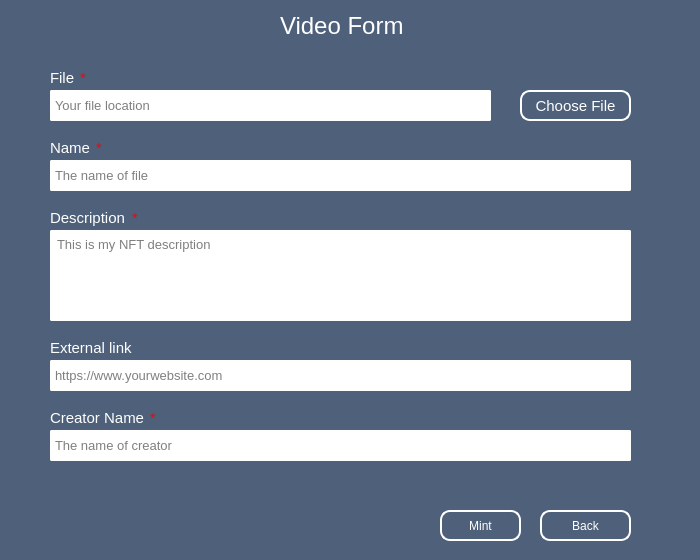
<?xml version="1.0" encoding="UTF-8"?>
<ui version="4.0">
 <class>Dialog</class>
 <widget class="QDialog" name="Dialog">
  <property name="geometry">
   <rect>
    <x>0</x>
    <y>0</y>
    <width>700</width>
    <height>560</height>
   </rect>
  </property>
  <property name="windowTitle">
   <string>Dialog</string>
  </property>
  <property name="styleSheet">
   <string notr="true">QWidget{
        background: #4e607a;
    }
QLabel{
        color: #ffffff;
    }
QLineEdit, QTextEdit {
        padding: 1px;

        border: 1.5px solid #ffffff;
        border-radius: 2px;
		background: #ffffff;
}
QPushButton{
	color: #ffffff;
    border: 2px solid #ffffff;
    border-radius: 10px;

}</string>
  </property>
  <widget class="QLabel" name="label_nama">
   <property name="geometry">
    <rect>
     <x>50</x>
     <y>140</y>
     <width>49</width>
     <height>16</height>
    </rect>
   </property>
   <property name="font">
    <font>
     <pointsize>11</pointsize>
    </font>
   </property>
   <property name="text">
    <string>Name</string>
   </property>
  </widget>
  <widget class="QLabel" name="label_deskripsi">
   <property name="geometry">
    <rect>
     <x>50</x>
     <y>210</y>
     <width>81</width>
     <height>16</height>
    </rect>
   </property>
   <property name="font">
    <font>
     <pointsize>11</pointsize>
    </font>
   </property>
   <property name="text">
    <string>Description</string>
   </property>
  </widget>
  <widget class="QLabel" name="label_website">
   <property name="geometry">
    <rect>
     <x>50</x>
     <y>340</y>
     <width>91</width>
     <height>16</height>
    </rect>
   </property>
   <property name="font">
    <font>
     <pointsize>11</pointsize>
    </font>
   </property>
   <property name="text">
    <string>External link</string>
   </property>
  </widget>
  <widget class="QLineEdit" name="lineEdit_nama">
   <property name="geometry">
    <rect>
     <x>50</x>
     <y>160</y>
     <width>581</width>
     <height>31</height>
    </rect>
   </property>
   <property name="font">
    <font>
     <pointsize>10</pointsize>
    </font>
   </property>
   <property name="placeholderText">
    <string>The name of file</string>
   </property>
  </widget>
  <widget class="QTextEdit" name="textEdit_deskripsi">
   <property name="geometry">
    <rect>
     <x>50</x>
     <y>230</y>
     <width>581</width>
     <height>91</height>
    </rect>
   </property>
   <property name="font">
    <font>
     <pointsize>10</pointsize>
    </font>
   </property>
   <property name="html">
    <string>&lt;!DOCTYPE HTML PUBLIC &quot;-//W3C//DTD HTML 4.0//EN&quot; &quot;http://www.w3.org/TR/REC-html40/strict.dtd&quot;&gt;
&lt;html&gt;&lt;head&gt;&lt;meta name=&quot;qrichtext&quot; content=&quot;1&quot; /&gt;&lt;meta charset=&quot;utf-8&quot; /&gt;&lt;style type=&quot;text/css&quot;&gt;
p, li { white-space: pre-wrap; }
&lt;/style&gt;&lt;/head&gt;&lt;body style=&quot; font-family:'Segoe UI'; font-size:10pt; font-weight:400; font-style:normal;&quot;&gt;
&lt;p style=&quot;-qt-paragraph-type:empty; margin-top:0px; margin-bottom:0px; margin-left:0px; margin-right:0px; -qt-block-indent:0; text-indent:0px; font-size:11pt;&quot;&gt;&lt;br /&gt;&lt;/p&gt;&lt;/body&gt;&lt;/html&gt;</string>
   </property>
   <property name="placeholderText">
    <string>This is my NFT description</string>
   </property>
  </widget>
  <widget class="QLineEdit" name="lineEdit_website">
   <property name="geometry">
    <rect>
     <x>50</x>
     <y>360</y>
     <width>581</width>
     <height>31</height>
    </rect>
   </property>
   <property name="font">
    <font>
     <pointsize>10</pointsize>
    </font>
   </property>
   <property name="placeholderText">
    <string>https://www.yourwebsite.com</string>
   </property>
  </widget>
  <widget class="QLabel" name="label_file">
   <property name="geometry">
    <rect>
     <x>50</x>
     <y>70</y>
     <width>49</width>
     <height>16</height>
    </rect>
   </property>
   <property name="font">
    <font>
     <pointsize>11</pointsize>
    </font>
   </property>
   <property name="text">
    <string>File</string>
   </property>
  </widget>
  <widget class="QLineEdit" name="lineEdit_loc_file">
   <property name="geometry">
    <rect>
     <x>50</x>
     <y>90</y>
     <width>441</width>
     <height>31</height>
    </rect>
   </property>
   <property name="font">
    <font>
     <pointsize>10</pointsize>
    </font>
   </property>
   <property name="text">
    <string/>
   </property>
   <property name="readOnly">
    <bool>true</bool>
   </property>
   <property name="placeholderText">
    <string>Your file location</string>
   </property>
  </widget>
  <widget class="QLabel" name="label_titleform">
   <property name="geometry">
    <rect>
     <x>280</x>
     <y>10</y>
     <width>131</width>
     <height>31</height>
    </rect>
   </property>
   <property name="font">
    <font>
     <pointsize>18</pointsize>
     <bold>false</bold>
    </font>
   </property>
   <property name="text">
    <string>Video Form</string>
   </property>
  </widget>
  <widget class="QPushButton" name="pushButton_mint">
   <property name="geometry">
    <rect>
     <x>440</x>
     <y>510</y>
     <width>81</width>
     <height>31</height>
    </rect>
   </property>
   <property name="text">
    <string>Mint</string>
   </property>
  </widget>
  <widget class="QPushButton" name="pushButton_close">
   <property name="geometry">
    <rect>
     <x>540</x>
     <y>510</y>
     <width>91</width>
     <height>31</height>
    </rect>
   </property>
   <property name="text">
    <string>Back</string>
   </property>
  </widget>
  <widget class="QLabel" name="label_creator">
   <property name="geometry">
    <rect>
     <x>50</x>
     <y>410</y>
     <width>111</width>
     <height>16</height>
    </rect>
   </property>
   <property name="font">
    <font>
     <pointsize>11</pointsize>
    </font>
   </property>
   <property name="text">
    <string>Creator Name</string>
   </property>
  </widget>
  <widget class="QLineEdit" name="lineEdit_Creator">
   <property name="geometry">
    <rect>
     <x>50</x>
     <y>430</y>
     <width>581</width>
     <height>31</height>
    </rect>
   </property>
   <property name="font">
    <font>
     <pointsize>10</pointsize>
    </font>
   </property>
   <property name="placeholderText">
    <string>The name of creator</string>
   </property>
  </widget>
  <widget class="QLabel" name="label_loading">
   <property name="geometry">
    <rect>
     <x>20</x>
     <y>470</y>
     <width>301</width>
     <height>81</height>
    </rect>
   </property>
   <property name="text">
    <string/>
   </property>
  </widget>
  <widget class="QPushButton" name="pushButton_choose">
   <property name="geometry">
    <rect>
     <x>520</x>
     <y>90</y>
     <width>111</width>
     <height>31</height>
    </rect>
   </property>
   <property name="font">
    <font>
     <pointsize>11</pointsize>
    </font>
   </property>
   <property name="text">
    <string>Choose File</string>
   </property>
  </widget>
  <widget class="QLabel" name="bintang_3">
   <property name="geometry">
    <rect>
     <x>80</x>
     <y>70</y>
     <width>49</width>
     <height>16</height>
    </rect>
   </property>
   <property name="font">
    <font>
     <pointsize>11</pointsize>
    </font>
   </property>
   <property name="styleSheet">
    <string notr="true">color:rgb(255, 0, 0)</string>
   </property>
   <property name="text">
    <string>*</string>
   </property>
  </widget>
  <widget class="QLabel" name="bintang_4">
   <property name="geometry">
    <rect>
     <x>132</x>
     <y>210</y>
     <width>49</width>
     <height>16</height>
    </rect>
   </property>
   <property name="font">
    <font>
     <pointsize>11</pointsize>
    </font>
   </property>
   <property name="styleSheet">
    <string notr="true">color:rgb(255, 0, 0)</string>
   </property>
   <property name="text">
    <string>*</string>
   </property>
  </widget>
  <widget class="QLabel" name="bintang_5">
   <property name="geometry">
    <rect>
     <x>150</x>
     <y>410</y>
     <width>49</width>
     <height>16</height>
    </rect>
   </property>
   <property name="font">
    <font>
     <pointsize>11</pointsize>
    </font>
   </property>
   <property name="styleSheet">
    <string notr="true">color:rgb(255, 0, 0)</string>
   </property>
   <property name="text">
    <string>*</string>
   </property>
  </widget>
  <widget class="QLabel" name="bintang_6">
   <property name="geometry">
    <rect>
     <x>96</x>
     <y>140</y>
     <width>49</width>
     <height>16</height>
    </rect>
   </property>
   <property name="font">
    <font>
     <pointsize>11</pointsize>
    </font>
   </property>
   <property name="styleSheet">
    <string notr="true">color:rgb(255, 0, 0)</string>
   </property>
   <property name="text">
    <string>*</string>
   </property>
  </widget>
 </widget>
 <resources/>
 <connections/>
</ui>
